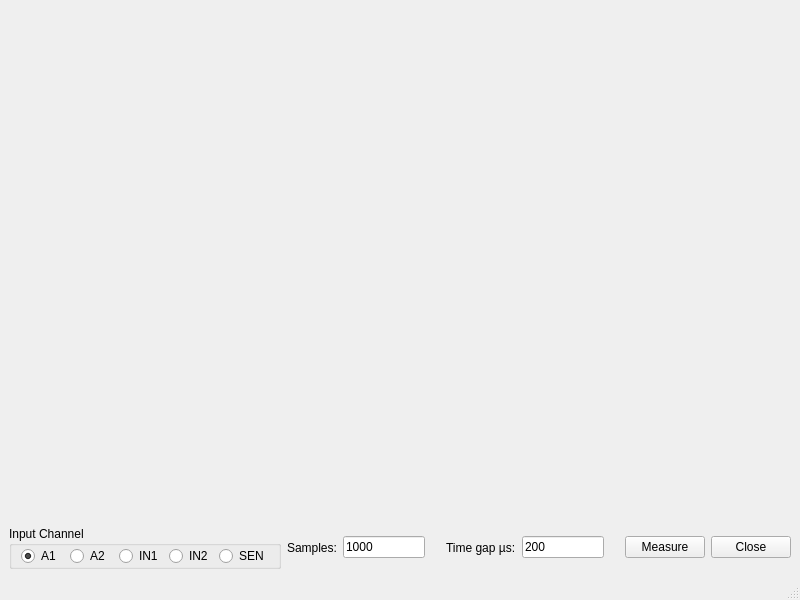
<?xml version="1.0" encoding="UTF-8"?>
<ui version="4.0">
 <class>MainWindow</class>
 <widget class="QMainWindow" name="MainWindow">
  <property name="geometry">
   <rect>
    <x>0</x>
    <y>0</y>
    <width>800</width>
    <height>600</height>
   </rect>
  </property>
  <property name="windowTitle">
   <string>MainWindow</string>
  </property>
  <widget class="QWidget" name="centralwidget">
   <layout class="QVBoxLayout" name="verticalLayout">
    <item>
     <layout class="QHBoxLayout" name="horizontalLayout_3">
      <item>
       <widget class="QwtPlot" name="signalPlot"/>
      </item>
      <item>
       <widget class="QwtPlot" name="fftPlot"/>
      </item>
     </layout>
    </item>
    <item>
     <layout class="QHBoxLayout" name="horizontalLayout">
      <item>
       <widget class="QGroupBox" name="groupBox">
        <property name="title">
         <string>Input Channel</string>
        </property>
        <layout class="QHBoxLayout" name="horizontalLayout_2">
         <property name="topMargin">
          <number>0</number>
         </property>
         <property name="bottomMargin">
          <number>0</number>
         </property>
         <item>
          <widget class="QRadioButton" name="radioButton">
           <property name="text">
            <string>A1 </string>
           </property>
           <property name="checked">
            <bool>true</bool>
           </property>
          </widget>
         </item>
         <item>
          <widget class="QRadioButton" name="radioButton_2">
           <property name="text">
            <string>A2 </string>
           </property>
          </widget>
         </item>
         <item>
          <widget class="QRadioButton" name="radioButton_3">
           <property name="text">
            <string>IN1</string>
           </property>
          </widget>
         </item>
         <item>
          <widget class="QRadioButton" name="radioButton_4">
           <property name="text">
            <string>IN2</string>
           </property>
          </widget>
         </item>
         <item>
          <widget class="QRadioButton" name="radioButton_5">
           <property name="text">
            <string>SEN</string>
           </property>
          </widget>
         </item>
        </layout>
       </widget>
      </item>
      <item>
       <widget class="QLabel" name="label">
        <property name="text">
         <string>Samples:</string>
        </property>
       </widget>
      </item>
      <item>
       <widget class="QLineEdit" name="samplesEdit">
        <property name="text">
         <string>1000</string>
        </property>
       </widget>
      </item>
      <item>
       <spacer name="horizontalSpacer_3">
        <property name="orientation">
         <enum>Qt::Horizontal</enum>
        </property>
        <property name="sizeHint" stdset="0">
         <size>
          <width>40</width>
          <height>20</height>
         </size>
        </property>
       </spacer>
      </item>
      <item>
       <widget class="QLabel" name="label_2">
        <property name="text">
         <string>Time gap µs:</string>
        </property>
       </widget>
      </item>
      <item>
       <widget class="QLineEdit" name="delayEdit">
        <property name="text">
         <string>200</string>
        </property>
       </widget>
      </item>
      <item>
       <spacer name="horizontalSpacer">
        <property name="orientation">
         <enum>Qt::Horizontal</enum>
        </property>
        <property name="sizeHint" stdset="0">
         <size>
          <width>40</width>
          <height>20</height>
         </size>
        </property>
       </spacer>
      </item>
      <item>
       <widget class="QPushButton" name="measureButton">
        <property name="text">
         <string>Measure</string>
        </property>
       </widget>
      </item>
      <item>
       <widget class="QPushButton" name="closeButton">
        <property name="text">
         <string>Close</string>
        </property>
       </widget>
      </item>
     </layout>
    </item>
   </layout>
  </widget>
  <widget class="QMenuBar" name="menubar">
   <property name="geometry">
    <rect>
     <x>0</x>
     <y>0</y>
     <width>800</width>
     <height>30</height>
    </rect>
   </property>
  </widget>
  <widget class="QStatusBar" name="statusbar"/>
 </widget>
 <customwidgets>
  <customwidget>
   <class>QwtPlot</class>
   <extends>QFrame</extends>
   <header>qwt_plot.h</header>
  </customwidget>
 </customwidgets>
 <resources/>
 <connections/>
</ui>
